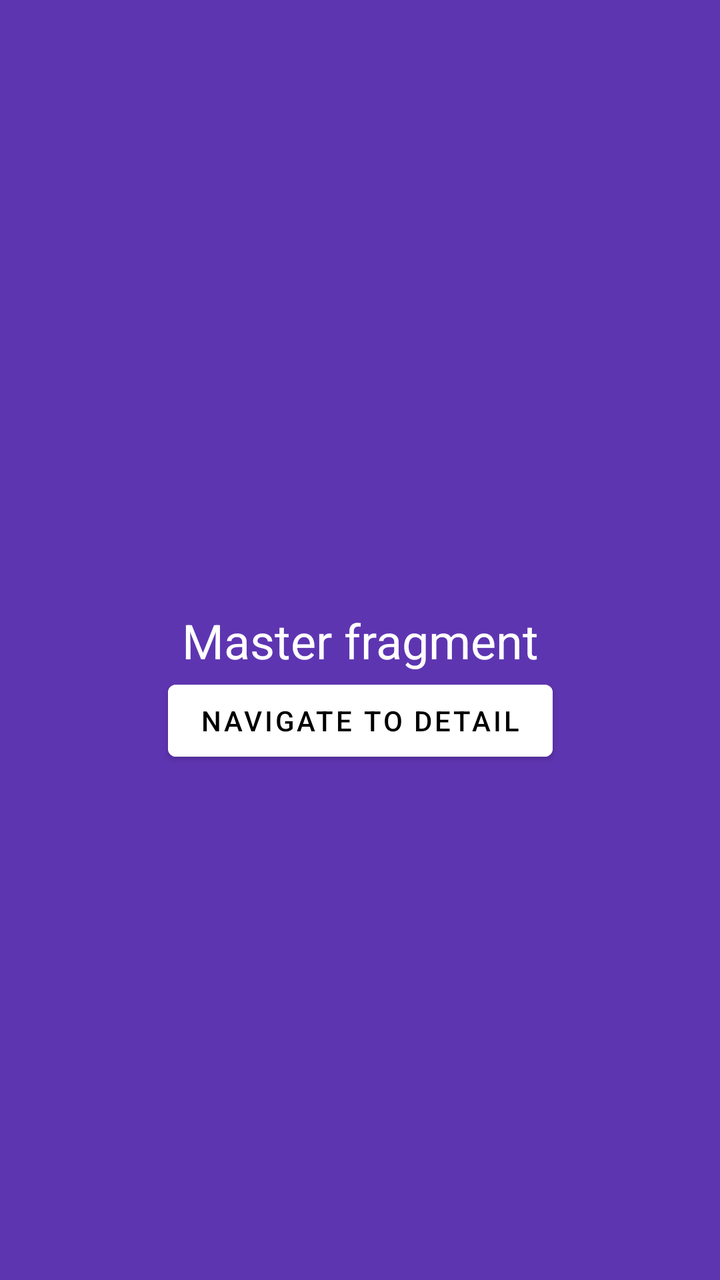
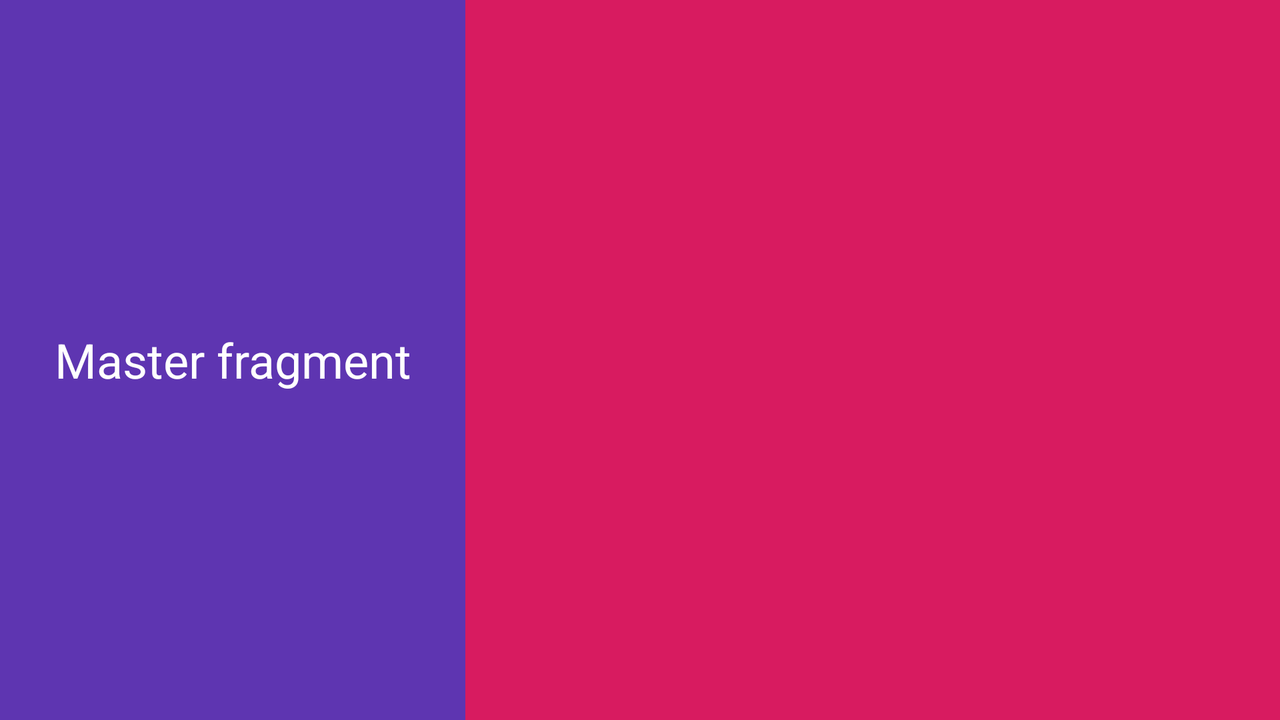

One screen, two layout resources from the same app: the default and the repository's alternative for another configuration. Each is rendered where Android would select it; the XML of both is given below.
<!-- AndroidManifest.xml: application theme Theme.MasterDetailApp -->
<!-- res/layout/fragment_master.xml -->
<?xml version="1.0" encoding="utf-8"?>
<androidx.constraintlayout.widget.ConstraintLayout xmlns:android="http://schemas.android.com/apk/res/android"
    xmlns:app="http://schemas.android.com/apk/res-auto"
    xmlns:tools="http://schemas.android.com/tools"
    android:layout_width="match_parent"
    android:layout_height="match_parent"
    android:background="#5E35B1"
    tools:context="MasterFragment">

    <TextView
        android:id="@+id/master_text_view"
        android:layout_width="wrap_content"
        android:layout_height="wrap_content"
        app:layout_constraintBottom_toBottomOf="parent"
        app:layout_constraintEnd_toEndOf="parent"
        app:layout_constraintStart_toStartOf="parent"
        app:layout_constraintTop_toTopOf="parent"
        tools:text="Master fragment"
        tools:textColor="@color/white"
        tools:textSize="24sp" />

    <Button
        android:id="@+id/master_button"
        android:layout_width="wrap_content"
        android:layout_height="wrap_content"
        android:backgroundTint="@color/white"
        android:text="@string/navigate_to_detail"
        android:textColor="@color/black"
        app:layout_constraintEnd_toEndOf="parent"
        app:layout_constraintStart_toStartOf="parent"
        app:layout_constraintTop_toBottomOf="@id/master_text_view" />

</androidx.constraintlayout.widget.ConstraintLayout>
<!-- resources referenced by this layout -->
<resources>
  <string name="navigate_to_detail">Navigate to detail</string>
  <style name="Theme.MasterDetailApp" parent="Theme.MaterialComponents.DayNight.DarkActionBar">
          
          <item name="colorPrimary">@color/purple_500</item>
          <item name="colorPrimaryVariant">@color/purple_700</item>
          <item name="colorOnPrimary">@color/white</item>
          
          <item name="colorSecondary">@color/teal_200</item>
          <item name="colorSecondaryVariant">@color/teal_700</item>
          <item name="colorOnSecondary">@color/black</item>
          
          <item name="android:statusBarColor" tools:targetApi="l">?attr/colorPrimaryVariant</item>
          
      </style>
</resources>
<!-- res/layout-land/fragment_master.xml (the repository's variant of the layout above) -->
<!-- drawn on the phone turned sideways -->
<?xml version="1.0" encoding="utf-8"?>
<androidx.constraintlayout.widget.ConstraintLayout xmlns:android="http://schemas.android.com/apk/res/android"
    xmlns:app="http://schemas.android.com/apk/res-auto"
    xmlns:tools="http://schemas.android.com/tools"
    android:layout_width="match_parent"
    android:layout_height="match_parent"
    android:background="#5E35B1"
    tools:context="MasterFragment">

    <TextView
        android:id="@+id/master_text_view"
        android:layout_width="0dp"
        android:layout_height="0dp"
        app:layout_constraintBottom_toBottomOf="parent"
        app:layout_constraintEnd_toStartOf="@id/detail_fragment_container"
        app:layout_constraintHorizontal_weight="4"
        app:layout_constraintStart_toStartOf="parent"
        app:layout_constraintTop_toTopOf="parent"
        tools:gravity="center"
        tools:text="Master fragment"
        tools:textColor="@color/white"
        tools:textSize="24sp" />

    <androidx.fragment.app.FragmentContainerView
        android:id="@+id/detail_fragment_container"
        android:layout_width="0dp"
        android:layout_height="0dp"
        app:layout_constraintBottom_toBottomOf="parent"
        app:layout_constraintEnd_toEndOf="parent"
        app:layout_constraintHorizontal_weight="7"
        app:layout_constraintStart_toEndOf="@id/master_text_view"
        app:layout_constraintTop_toTopOf="parent"
        tools:background="#D81B60"
        tools:layout="@layout/fragment_detail" />

</androidx.constraintlayout.widget.ConstraintLayout>
<!-- resources referenced by the variant -->
<!-- as the phone turned sideways resolves them -->
<resources>
  <style name="Theme.MasterDetailApp" parent="Theme.MaterialComponents.DayNight.DarkActionBar">
          
          <item name="colorPrimary">@color/purple_500</item>
          <item name="colorPrimaryVariant">@color/purple_700</item>
          <item name="colorOnPrimary">@color/white</item>
          
          <item name="colorSecondary">@color/teal_200</item>
          <item name="colorSecondaryVariant">@color/teal_700</item>
          <item name="colorOnSecondary">@color/black</item>
          
          <item name="android:statusBarColor" tools:targetApi="l">?attr/colorPrimaryVariant</item>
          
      </style>
</resources>
